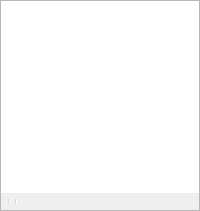
  <widget class="OBSDock" name="scenesDock">
   <property name="features">
    <set>QDockWidget::DockWidgetClosable|QDockWidget::DockWidgetFloatable|QDockWidget::DockWidgetMovable</set>
   </property>
   <property name="windowTitle">
    <string>Basic.Main.Scenes</string>
   </property>
   <attribute name="dockWidgetArea">
    <number>1</number>
   </attribute>
   <widget class="QWidget" name="dockWidgetContents_2">
    <layout class="QVBoxLayout" name="verticalLayout_6">
     <property name="spacing">
      <number>0</number>
     </property>
     <property name="leftMargin">
      <number>0</number>
     </property>
     <property name="topMargin">
      <number>0</number>
     </property>
     <property name="rightMargin">
      <number>0</number>
     </property>
     <property name="bottomMargin">
      <number>0</number>
     </property>
     <item>
      <widget class="QFrame" name="scenesFrame">
       <property name="sizePolicy">
        <sizepolicy hsizetype="Expanding" vsizetype="Expanding">
         <horstretch>0</horstretch>
         <verstretch>0</verstretch>
        </sizepolicy>
       </property>
       <property name="minimumSize">
        <size>
         <width>160</width>
         <height>0</height>
        </size>
       </property>
       <property name="frameShape">
        <enum>QFrame::StyledPanel</enum>
       </property>
       <property name="frameShadow">
        <enum>QFrame::Sunken</enum>
       </property>
       <layout class="QVBoxLayout" name="verticalLayout_12">
        <property name="spacing">
         <number>0</number>
        </property>
        <property name="leftMargin">
         <number>0</number>
        </property>
        <property name="topMargin">
         <number>0</number>
        </property>
        <property name="rightMargin">
         <number>0</number>
        </property>
        <property name="bottomMargin">
         <number>0</number>
        </property>
        <item>
         <widget class="SceneTree" name="scenes">
          <property name="sizePolicy">
           <sizepolicy hsizetype="Preferred" vsizetype="Expanding">
            <horstretch>0</horstretch>
            <verstretch>0</verstretch>
           </sizepolicy>
          </property>
          <property name="contextMenuPolicy">
           <enum>Qt::CustomContextMenu</enum>
          </property>
          <property name="frameShape">
           <enum>QFrame::NoFrame</enum>
          </property>
          <property name="frameShadow">
           <enum>QFrame::Plain</enum>
          </property>
          <property name="showDropIndicator" stdset="0">
           <bool>true</bool>
          </property>
          <property name="dragEnabled">
           <bool>true</bool>
          </property>
          <property name="dragDropMode">
           <enum>QAbstractItemView::InternalMove</enum>
          </property>
          <property name="defaultDropAction">
           <enum>Qt::TargetMoveAction</enum>
          </property>
          <property name="spacing">
           <number>0</number>
          </property>
          <addaction name="actionRemoveScene"/>
         </widget>
        </item>
        <item>
         <widget class="QToolBar" name="scenesToolbar">
          <property name="iconSize">
           <size>
            <width>16</width>
            <height>16</height>
           </size>
          </property>
          <property name="floatable">
           <bool>false</bool>
          </property>
          <addaction name="actionAddScene"/>
          <addaction name="actionRemoveScene"/>
          <addaction name="separator"/>
          <addaction name="actionSceneFilters"/>
          <addaction name="separator"/>
          <addaction name="actionSceneUp"/>
          <addaction name="actionSceneDown"/>
         </widget>
        </item>
        <item>
         <spacer name="scenesFixedSizeHSpacer">
          <property name="orientation">
           <enum>Qt::Horizontal</enum>
          </property>
          <property name="sizeType">
           <enum>QSizePolicy::Fixed</enum>
          </property>
          <property name="sizeHint" stdset="0">
           <size>
            <width>150</width>
            <height>0</height>
           </size>
          </property>
         </spacer>
        </item>
       </layout>
      </widget>
     </item>
    </layout>
   </widget>
  </widget>
